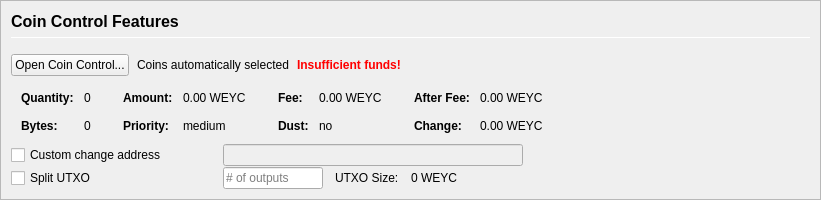
         <widget class="QFrame" name="frameCoinControl">
          <property name="sizePolicy">
           <sizepolicy hsizetype="Expanding" vsizetype="Expanding">
            <horstretch>0</horstretch>
            <verstretch>0</verstretch>
           </sizepolicy>
          </property>
          <property name="maximumSize">
           <size>
            <width>16777215</width>
            <height>16777215</height>
           </size>
          </property>
          <property name="frameShape">
           <enum>QFrame::StyledPanel</enum>
          </property>
          <property name="frameShadow">
           <enum>QFrame::Sunken</enum>
          </property>
          <layout class="QVBoxLayout" name="verticalLayoutCoinControl2">
           <property name="spacing">
            <number>0</number>
           </property>
           <property name="leftMargin">
            <number>0</number>
           </property>
           <property name="topMargin">
            <number>0</number>
           </property>
           <property name="rightMargin">
            <number>0</number>
           </property>
           <property name="bottomMargin">
            <number>0</number>
           </property>
           <item>
            <widget class="QFrame" name="frameCoinControl_BG">
             <layout class="QVBoxLayout" name="verticalLayoutCoinControl" stretch="0,0,0,0,0,0">
              <property name="spacing">
               <number>1</number>
              </property>
              <property name="leftMargin">
               <number>10</number>
              </property>
              <property name="topMargin">
               <number>10</number>
              </property>
              <item>
               <layout class="QHBoxLayout" name="horizontalLayoutCoinControl1">
                <property name="bottomMargin">
                 <number>15</number>
                </property>
                <item>
                 <layout class="QVBoxLayout" name="verticalLayout_3">
                  <property name="spacing">
                   <number>6</number>
                  </property>
                  <item>
                   <widget class="QLabel" name="labelCoinControlFeatures">
                    <property name="sizePolicy">
                     <sizepolicy hsizetype="Preferred" vsizetype="Maximum">
                      <horstretch>0</horstretch>
                      <verstretch>0</verstretch>
                     </sizepolicy>
                    </property>
                    <property name="minimumSize">
                     <size>
                      <width>0</width>
                      <height>20</height>
                     </size>
                    </property>
                    <property name="font">
                     <font>
                      <pointsize>12</pointsize>
                      <weight>75</weight>
                      <bold>true</bold>
                     </font>
                    </property>
                    <property name="styleSheet">
                     <string notr="true">font-weight:bold;</string>
                    </property>
                    <property name="text">
                     <string>Coin Control Features</string>
                    </property>
                   </widget>
                  </item>
                  <item>
                   <widget class="Line" name="line">
                    <property name="minimumSize">
                     <size>
                      <width>0</width>
                      <height>1</height>
                     </size>
                    </property>
                    <property name="maximumSize">
                     <size>
                      <width>16777215</width>
                      <height>1</height>
                     </size>
                    </property>
                    <property name="orientation">
                     <enum>Qt::Horizontal</enum>
                    </property>
                   </widget>
                  </item>
                 </layout>
                </item>
               </layout>
              </item>
              <item>
               <layout class="QHBoxLayout" name="horizontalLayoutCoinControl2" stretch="0,0,0,0">
                <property name="spacing">
                 <number>8</number>
                </property>
                <property name="bottomMargin">
                 <number>10</number>
                </property>
                <item>
                 <widget class="QPushButton" name="pushButtonCoinControl">
                  <property name="styleSheet">
                   <string notr="true"/>
                  </property>
                  <property name="text">
                   <string>Open Coin Control...</string>
                  </property>
                  <property name="autoDefault">
                   <bool>false</bool>
                  </property>
                 </widget>
                </item>
                <item>
                 <widget class="QLabel" name="labelCoinControlAutomaticallySelected">
                  <property name="text">
                   <string>Coins automatically selected</string>
                  </property>
                  <property name="margin">
                   <number>5</number>
                  </property>
                 </widget>
                </item>
                <item>
                 <widget class="QLabel" name="labelCoinControlInsuffFunds">
                  <property name="font">
                   <font>
                    <weight>75</weight>
                    <bold>true</bold>
                   </font>
                  </property>
                  <property name="styleSheet">
                   <string notr="true">color:red;font-weight:bold;</string>
                  </property>
                  <property name="text">
                   <string>Insufficient funds!</string>
                  </property>
                  <property name="margin">
                   <number>5</number>
                  </property>
                 </widget>
                </item>
                <item>
                 <spacer name="horizontalSpacerCoinControl">
                  <property name="orientation">
                   <enum>Qt::Horizontal</enum>
                  </property>
                  <property name="sizeHint" stdset="0">
                   <size>
                    <width>40</width>
                    <height>1</height>
                   </size>
                  </property>
                 </spacer>
                </item>
               </layout>
              </item>
              <item>
               <widget class="QWidget" name="widgetCoinControl" native="true">
                <property name="sizePolicy">
                 <sizepolicy hsizetype="Preferred" vsizetype="Preferred">
                  <horstretch>0</horstretch>
                  <verstretch>0</verstretch>
                 </sizepolicy>
                </property>
                <property name="minimumSize">
                 <size>
                  <width>0</width>
                  <height>0</height>
                 </size>
                </property>
                <property name="styleSheet">
                 <string notr="true"/>
                </property>
                <layout class="QHBoxLayout" name="horizontalLayoutCoinControl5">
                 <property name="leftMargin">
                  <number>0</number>
                 </property>
                 <property name="topMargin">
                  <number>0</number>
                 </property>
                 <property name="rightMargin">
                  <number>0</number>
                 </property>
                 <property name="bottomMargin">
                  <number>0</number>
                 </property>
                 <item>
                  <layout class="QHBoxLayout" name="horizontalLayoutCoinControl3" stretch="0,0,0,1">
                   <property name="spacing">
                    <number>20</number>
                   </property>
                   <property name="topMargin">
                    <number>0</number>
                   </property>
                   <property name="bottomMargin">
                    <number>10</number>
                   </property>
                   <item>
                    <layout class="QFormLayout" name="formLayoutCoinControl1">
                     <property name="horizontalSpacing">
                      <number>10</number>
                     </property>
                     <property name="verticalSpacing">
                      <number>14</number>
                     </property>
                     <property name="leftMargin">
                      <number>10</number>
                     </property>
                     <property name="topMargin">
                      <number>4</number>
                     </property>
                     <property name="rightMargin">
                      <number>6</number>
                     </property>
                     <item row="0" column="0">
                      <widget class="QLabel" name="labelCoinControlQuantityText">
                       <property name="font">
                        <font>
                         <weight>75</weight>
                         <bold>true</bold>
                        </font>
                       </property>
                       <property name="text">
                        <string>Quantity:</string>
                       </property>
                       <property name="margin">
                        <number>0</number>
                       </property>
                      </widget>
                     </item>
                     <item row="0" column="1">
                      <widget class="QLabel" name="labelCoinControlQuantity">
                       <property name="cursor">
                        <cursorShape>IBeamCursor</cursorShape>
                       </property>
                       <property name="contextMenuPolicy">
                        <enum>Qt::ActionsContextMenu</enum>
                       </property>
                       <property name="text">
                        <string notr="true">0</string>
                       </property>
                       <property name="margin">
                        <number>0</number>
                       </property>
                       <property name="textInteractionFlags">
                        <set>Qt::LinksAccessibleByMouse|Qt::TextSelectableByKeyboard|Qt::TextSelectableByMouse</set>
                       </property>
                      </widget>
                     </item>
                     <item row="1" column="0">
                      <widget class="QLabel" name="labelCoinControlBytesText">
                       <property name="font">
                        <font>
                         <weight>75</weight>
                         <bold>true</bold>
                        </font>
                       </property>
                       <property name="text">
                        <string>Bytes:</string>
                       </property>
                      </widget>
                     </item>
                     <item row="1" column="1">
                      <widget class="QLabel" name="labelCoinControlBytes">
                       <property name="cursor">
                        <cursorShape>IBeamCursor</cursorShape>
                       </property>
                       <property name="contextMenuPolicy">
                        <enum>Qt::ActionsContextMenu</enum>
                       </property>
                       <property name="text">
                        <string notr="true">0</string>
                       </property>
                       <property name="textInteractionFlags">
                        <set>Qt::LinksAccessibleByMouse|Qt::TextSelectableByKeyboard|Qt::TextSelectableByMouse</set>
                       </property>
                      </widget>
                     </item>
                    </layout>
                   </item>
                   <item>
                    <layout class="QFormLayout" name="formLayoutCoinControl2">
                     <property name="horizontalSpacing">
                      <number>10</number>
                     </property>
                     <property name="verticalSpacing">
                      <number>14</number>
                     </property>
                     <property name="leftMargin">
                      <number>6</number>
                     </property>
                     <property name="topMargin">
                      <number>4</number>
                     </property>
                     <property name="rightMargin">
                      <number>6</number>
                     </property>
                     <item row="0" column="0">
                      <widget class="QLabel" name="labelCoinControlAmountText">
                       <property name="font">
                        <font>
                         <weight>75</weight>
                         <bold>true</bold>
                        </font>
                       </property>
                       <property name="text">
                        <string>Amount:</string>
                       </property>
                       <property name="margin">
                        <number>0</number>
                       </property>
                      </widget>
                     </item>
                     <item row="0" column="1">
                      <widget class="QLabel" name="labelCoinControlAmount">
                       <property name="cursor">
                        <cursorShape>IBeamCursor</cursorShape>
                       </property>
                       <property name="contextMenuPolicy">
                        <enum>Qt::ActionsContextMenu</enum>
                       </property>
                       <property name="text">
                        <string notr="true">0.00 WEYC</string>
                       </property>
                       <property name="textInteractionFlags">
                        <set>Qt::LinksAccessibleByMouse|Qt::TextSelectableByKeyboard|Qt::TextSelectableByMouse</set>
                       </property>
                      </widget>
                     </item>
                     <item row="1" column="0">
                      <widget class="QLabel" name="labelCoinControlPriorityText">
                       <property name="font">
                        <font>
                         <weight>75</weight>
                         <bold>true</bold>
                        </font>
                       </property>
                       <property name="text">
                        <string>Priority:</string>
                       </property>
                      </widget>
                     </item>
                     <item row="1" column="1">
                      <widget class="QLabel" name="labelCoinControlPriority">
                       <property name="cursor">
                        <cursorShape>IBeamCursor</cursorShape>
                       </property>
                       <property name="contextMenuPolicy">
                        <enum>Qt::ActionsContextMenu</enum>
                       </property>
                       <property name="text">
                        <string>medium</string>
                       </property>
                       <property name="textInteractionFlags">
                        <set>Qt::LinksAccessibleByMouse|Qt::TextSelectableByKeyboard|Qt::TextSelectableByMouse</set>
                       </property>
                      </widget>
                     </item>
                    </layout>
                   </item>
                   <item>
                    <layout class="QFormLayout" name="formLayoutCoinControl3">
                     <property name="horizontalSpacing">
                      <number>10</number>
                     </property>
                     <property name="verticalSpacing">
                      <number>14</number>
                     </property>
                     <property name="leftMargin">
                      <number>6</number>
                     </property>
                     <property name="topMargin">
                      <number>4</number>
                     </property>
                     <property name="rightMargin">
                      <number>6</number>
                     </property>
                     <item row="0" column="0">
                      <widget class="QLabel" name="labelCoinControlFeeText">
                       <property name="font">
                        <font>
                         <weight>75</weight>
                         <bold>true</bold>
                        </font>
                       </property>
                       <property name="text">
                        <string>Fee:</string>
                       </property>
                       <property name="margin">
                        <number>0</number>
                       </property>
                      </widget>
                     </item>
                     <item row="0" column="1">
                      <widget class="QLabel" name="labelCoinControlFee">
                       <property name="cursor">
                        <cursorShape>IBeamCursor</cursorShape>
                       </property>
                       <property name="contextMenuPolicy">
                        <enum>Qt::ActionsContextMenu</enum>
                       </property>
                       <property name="text">
                        <string notr="true">0.00 WEYC</string>
                       </property>
                       <property name="textInteractionFlags">
                        <set>Qt::LinksAccessibleByMouse|Qt::TextSelectableByKeyboard|Qt::TextSelectableByMouse</set>
                       </property>
                      </widget>
                     </item>
                     <item row="1" column="0">
                      <widget class="QLabel" name="labelCoinControlLowOutputText">
                       <property name="font">
                        <font>
                         <weight>75</weight>
                         <bold>true</bold>
                        </font>
                       </property>
                       <property name="text">
                        <string>Dust:</string>
                       </property>
                      </widget>
                     </item>
                     <item row="1" column="1">
                      <widget class="QLabel" name="labelCoinControlLowOutput">
                       <property name="cursor">
                        <cursorShape>IBeamCursor</cursorShape>
                       </property>
                       <property name="contextMenuPolicy">
                        <enum>Qt::ActionsContextMenu</enum>
                       </property>
                       <property name="text">
                        <string>no</string>
                       </property>
                       <property name="textInteractionFlags">
                        <set>Qt::LinksAccessibleByMouse|Qt::TextSelectableByKeyboard|Qt::TextSelectableByMouse</set>
                       </property>
                      </widget>
                     </item>
                    </layout>
                   </item>
                   <item>
                    <layout class="QFormLayout" name="formLayoutCoinControl4">
                     <property name="horizontalSpacing">
                      <number>10</number>
                     </property>
                     <property name="verticalSpacing">
                      <number>14</number>
                     </property>
                     <property name="leftMargin">
                      <number>6</number>
                     </property>
                     <property name="topMargin">
                      <number>4</number>
                     </property>
                     <property name="rightMargin">
                      <number>6</number>
                     </property>
                     <item row="0" column="0">
                      <widget class="QLabel" name="labelCoinControlAfterFeeText">
                       <property name="font">
                        <font>
                         <weight>75</weight>
                         <bold>true</bold>
                        </font>
                       </property>
                       <property name="text">
                        <string>After Fee:</string>
                       </property>
                       <property name="margin">
                        <number>0</number>
                       </property>
                      </widget>
                     </item>
                     <item row="0" column="1">
                      <widget class="QLabel" name="labelCoinControlAfterFee">
                       <property name="cursor">
                        <cursorShape>IBeamCursor</cursorShape>
                       </property>
                       <property name="contextMenuPolicy">
                        <enum>Qt::ActionsContextMenu</enum>
                       </property>
                       <property name="text">
                        <string notr="true">0.00 WEYC</string>
                       </property>
                       <property name="textInteractionFlags">
                        <set>Qt::LinksAccessibleByMouse|Qt::TextSelectableByKeyboard|Qt::TextSelectableByMouse</set>
                       </property>
                      </widget>
                     </item>
                     <item row="1" column="0">
                      <widget class="QLabel" name="labelCoinControlChangeText">
                       <property name="font">
                        <font>
                         <weight>75</weight>
                         <bold>true</bold>
                        </font>
                       </property>
                       <property name="text">
                        <string>Change:</string>
                       </property>
                      </widget>
                     </item>
                     <item row="1" column="1">
                      <widget class="QLabel" name="labelCoinControlChange">
                       <property name="cursor">
                        <cursorShape>IBeamCursor</cursorShape>
                       </property>
                       <property name="contextMenuPolicy">
                        <enum>Qt::ActionsContextMenu</enum>
                       </property>
                       <property name="text">
                        <string notr="true">0.00 WEYC</string>
                       </property>
                       <property name="textInteractionFlags">
                        <set>Qt::LinksAccessibleByMouse|Qt::TextSelectableByKeyboard|Qt::TextSelectableByMouse</set>
                       </property>
                      </widget>
                     </item>
                    </layout>
                   </item>
                  </layout>
                 </item>
                </layout>
               </widget>
              </item>
              <item>
               <layout class="QHBoxLayout" name="horizontalLayoutCoinControl4">
                <property name="spacing">
                 <number>12</number>
                </property>
                <property name="sizeConstraint">
                 <enum>QLayout::SetDefaultConstraint</enum>
                </property>
                <property name="topMargin">
                 <number>0</number>
                </property>
                <property name="rightMargin">
                 <number>0</number>
                </property>
                <item>
                 <widget class="QCheckBox" name="checkBoxCoinControlChange">
                  <property name="sizePolicy">
                   <sizepolicy hsizetype="Preferred" vsizetype="Preferred">
                    <horstretch>0</horstretch>
                    <verstretch>0</verstretch>
                   </sizepolicy>
                  </property>
                  <property name="minimumSize">
                   <size>
                    <width>200</width>
                    <height>0</height>
                   </size>
                  </property>
                  <property name="maximumSize">
                   <size>
                    <width>200</width>
                    <height>16777215</height>
                   </size>
                  </property>
                  <property name="toolTip">
                   <string>If this is activated, but the change address is empty or invalid, change will be sent to a newly generated address.</string>
                  </property>
                  <property name="text">
                   <string>Custom change address</string>
                  </property>
                 </widget>
                </item>
                <item>
                 <widget class="QValidatedLineEdit" name="lineEditCoinControlChange">
                  <property name="enabled">
                   <bool>false</bool>
                  </property>
                  <property name="sizePolicy">
                   <sizepolicy hsizetype="Preferred" vsizetype="Preferred">
                    <horstretch>0</horstretch>
                    <verstretch>0</verstretch>
                   </sizepolicy>
                  </property>
                  <property name="minimumSize">
                   <size>
                    <width>300</width>
                    <height>0</height>
                   </size>
                  </property>
                 </widget>
                </item>
                <item>
                 <widget class="QLabel" name="labelCoinControlChangeLabel">
                  <property name="sizePolicy">
                   <sizepolicy hsizetype="Preferred" vsizetype="Preferred">
                    <horstretch>0</horstretch>
                    <verstretch>0</verstretch>
                   </sizepolicy>
                  </property>
                  <property name="minimumSize">
                   <size>
                    <width>100</width>
                    <height>0</height>
                   </size>
                  </property>
                  <property name="text">
                   <string/>
                  </property>
                  <property name="margin">
                   <number>3</number>
                  </property>
                 </widget>
                </item>
               </layout>
              </item>
              <item>
               <layout class="QHBoxLayout" name="horizontalLayoutCoinControl6">
                <property name="spacing">
                 <number>12</number>
                </property>
                <property name="rightMargin">
                 <number>0</number>
                </property>
                <item>
                 <widget class="QCheckBox" name="splitBlockCheckBox">
                  <property name="sizePolicy">
                   <sizepolicy hsizetype="Preferred" vsizetype="Preferred">
                    <horstretch>0</horstretch>
                    <verstretch>0</verstretch>
                   </sizepolicy>
                  </property>
                  <property name="minimumSize">
                   <size>
                    <width>200</width>
                    <height>0</height>
                   </size>
                  </property>
                  <property name="maximumSize">
                   <size>
                    <width>200</width>
                    <height>16777215</height>
                   </size>
                  </property>
                  <property name="text">
                   <string>Split UTXO</string>
                  </property>
                 </widget>
                </item>
                <item>
                 <widget class="QLineEdit" name="splitBlockLineEdit">
                  <property name="sizePolicy">
                   <sizepolicy hsizetype="Preferred" vsizetype="Preferred">
                    <horstretch>50</horstretch>
                    <verstretch>0</verstretch>
                   </sizepolicy>
                  </property>
                  <property name="minimumSize">
                   <size>
                    <width>100</width>
                    <height>0</height>
                   </size>
                  </property>
                  <property name="maximumSize">
                   <size>
                    <width>100</width>
                    <height>16777215</height>
                   </size>
                  </property>
                  <property name="placeholderText">
                   <string># of outputs</string>
                  </property>
                 </widget>
                </item>
                <item>
                 <widget class="QLabel" name="labelBlockSizeText">
                  <property name="text">
                   <string>UTXO Size:</string>
                  </property>
                 </widget>
                </item>
                <item>
                 <widget class="QLabel" name="labelBlockSize">
                  <property name="text">
                   <string>0 WEYC</string>
                  </property>
                 </widget>
                </item>
                <item>
                 <spacer name="horizontalSpacer_7">
                  <property name="orientation">
                   <enum>Qt::Horizontal</enum>
                  </property>
                  <property name="sizeHint" stdset="0">
                   <size>
                    <width>40</width>
                    <height>20</height>
                   </size>
                  </property>
                 </spacer>
                </item>
               </layout>
              </item>
              <item>
               <spacer name="verticalSpacerCoinControl">
                <property name="orientation">
                 <enum>Qt::Vertical</enum>
                </property>
                <property name="sizeHint" stdset="0">
                 <size>
                  <width>800</width>
                  <height>1</height>
                 </size>
                </property>
               </spacer>
              </item>
             </layout>
            </widget>
           </item>
          </layout>
         </widget>
